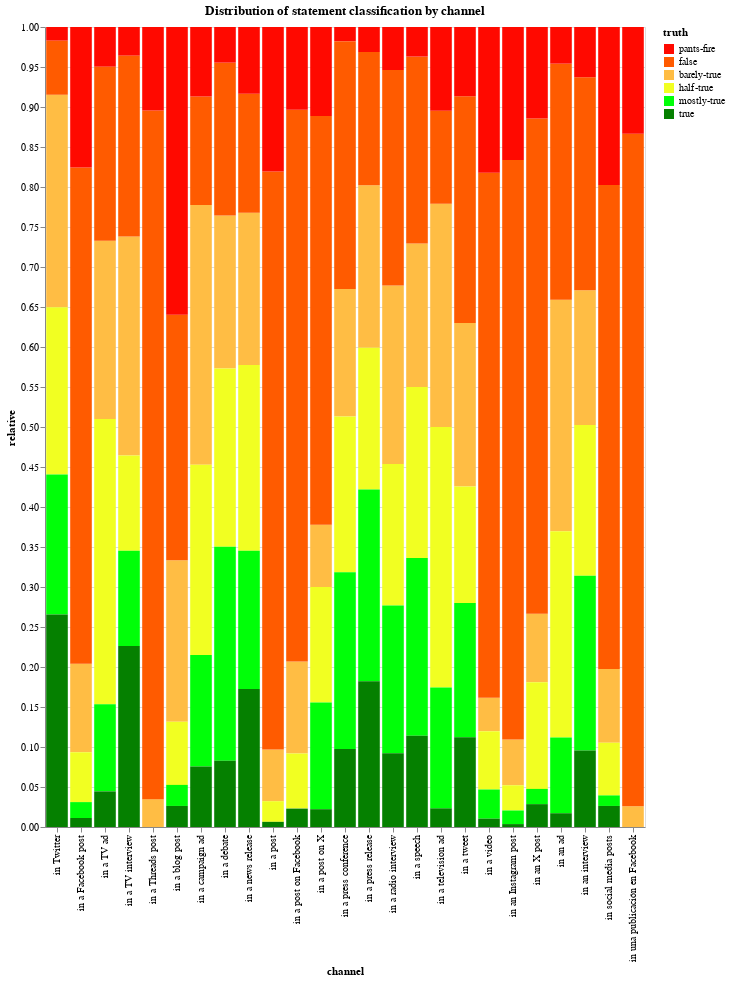

Write notebook code for a chart like this one.
### Code cell
truth_order = ["pants-fire", "false", "barely-true", "half-true", "mostly-true", "true"]
color_order = ["#FF0900", "#FF5B00", "#FFBD44", "#F1FF22", "#00FF08", "#058000"]

alt.Chart(data_grouped_channel).mark_bar().encode(
    x="channel",
    y="relative",
    color=alt.Color("truth", scale=alt.Scale(domain=truth_order, range=color_order))
).properties(
    title="Distribution of statement classification by channel",
    width=600,
    height=800
)

### Figure 1 — Vega-Lite specification as saved in the notebook (floating-point values rounded to 4 significant figures; data arrays with more than 128 entries replaced by an {"elided": "..."} marker saying what was removed)
{"config": {"view": {"continuousWidth": 300, "continuousHeight": 300}}, "data": {"name": "data-cc1bcd68707c041bf970d9c6989c0d54"}, "mark": {"type": "bar"}, "encoding": {"color": {"field": "truth", "scale": {"domain": ["pants-fire", "false", "barely-true", "half-true", "mostly-true", "true"], "range": ["#FF0900", "#FF5B00", "#FFBD44", "#F1FF22", "#00FF08", "#058000"]}, "type": "nominal"}, "x": {"field": "channel", "type": "nominal"}, "y": {"field": "relative", "type": "quantitative"}}, "height": 800, "title": "Distribution of statement classification by channel", "width": 600, "$schema": "https://vega.github.io/schema/vega-lite/v5.20.1.json", "datasets": {"data-cc1bcd68707c041bf970d9c6989c0d54": {"elided": "142 records"}}}
